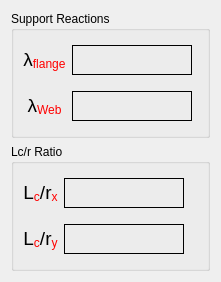
          <widget class="QWidget" name="tab_2">
           <attribute name="title">
            <string>Compactness and local buckling</string>
           </attribute>
           <layout class="QVBoxLayout" name="verticalLayout_3">
            <item>
             <widget class="QGroupBox" name="groupBox_9">
              <property name="title">
               <string>Support Reactions</string>
              </property>
              <layout class="QGridLayout" name="gridLayout_18">
               <item row="0" column="1">
                <widget class="QLabel" name="label_24">
                 <property name="minimumSize">
                  <size>
                   <width>120</width>
                   <height>30</height>
                  </size>
                 </property>
                 <property name="maximumSize">
                  <size>
                   <width>120</width>
                   <height>30</height>
                  </size>
                 </property>
                 <property name="font">
                  <font>
                   <pointsize>12</pointsize>
                  </font>
                 </property>
                 <property name="frameShape">
                  <enum>QFrame::Box</enum>
                 </property>
                 <property name="text">
                  <string/>
                 </property>
                </widget>
               </item>
               <item row="0" column="0">
                <widget class="QLabel" name="label_23">
                 <property name="minimumSize">
                  <size>
                   <width>0</width>
                   <height>40</height>
                  </size>
                 </property>
                 <property name="maximumSize">
                  <size>
                   <width>160</width>
                   <height>16777215</height>
                  </size>
                 </property>
                 <property name="font">
                  <font>
                   <family>MS Shell Dlg 2</family>
                   <pointsize>12</pointsize>
                   <weight>50</weight>
                   <bold>false</bold>
                  </font>
                 </property>
                 <property name="text">
                  <string>&lt;html&gt;&lt;head/&gt;&lt;body&gt;&lt;p&gt;&lt;span style=&quot; font-size:14pt;&quot;&gt;λ&lt;/span&gt;&lt;span style=&quot; font-size:14pt; color:#ff0000; vertical-align:sub;&quot;&gt;flange&lt;/span&gt;&lt;/p&gt;&lt;/body&gt;&lt;/html&gt;</string>
                 </property>
                 <property name="alignment">
                  <set>Qt::AlignCenter</set>
                 </property>
                </widget>
               </item>
               <item row="1" column="1">
                <widget class="QLabel" name="label_29">
                 <property name="minimumSize">
                  <size>
                   <width>120</width>
                   <height>30</height>
                  </size>
                 </property>
                 <property name="maximumSize">
                  <size>
                   <width>120</width>
                   <height>30</height>
                  </size>
                 </property>
                 <property name="font">
                  <font>
                   <pointsize>12</pointsize>
                  </font>
                 </property>
                 <property name="frameShape">
                  <enum>QFrame::Box</enum>
                 </property>
                 <property name="text">
                  <string/>
                 </property>
                </widget>
               </item>
               <item row="1" column="0">
                <widget class="QLabel" name="label_28">
                 <property name="minimumSize">
                  <size>
                   <width>0</width>
                   <height>40</height>
                  </size>
                 </property>
                 <property name="maximumSize">
                  <size>
                   <width>160</width>
                   <height>16777215</height>
                  </size>
                 </property>
                 <property name="font">
                  <font>
                   <family>MS Shell Dlg 2</family>
                   <pointsize>12</pointsize>
                   <weight>50</weight>
                   <bold>false</bold>
                  </font>
                 </property>
                 <property name="text">
                  <string>&lt;html&gt;&lt;head/&gt;&lt;body&gt;&lt;p&gt;&lt;span style=&quot; font-size:14pt;&quot;&gt;λ&lt;/span&gt;&lt;span style=&quot; font-size:14pt; color:#ff0000; vertical-align:sub;&quot;&gt;Web&lt;/span&gt;&lt;/p&gt;&lt;/body&gt;&lt;/html&gt;</string>
                 </property>
                 <property name="alignment">
                  <set>Qt::AlignCenter</set>
                 </property>
                </widget>
               </item>
               <item row="0" column="2">
                <widget class="QLabel" name="label_54">
                 <property name="minimumSize">
                  <size>
                   <width>0</width>
                   <height>40</height>
                  </size>
                 </property>
                 <property name="maximumSize">
                  <size>
                   <width>160</width>
                   <height>16777215</height>
                  </size>
                 </property>
                 <property name="font">
                  <font>
                   <family>MS Shell Dlg 2</family>
                   <pointsize>12</pointsize>
                   <weight>75</weight>
                   <bold>true</bold>
                  </font>
                 </property>
                 <property name="text">
                  <string>&lt;html&gt;&lt;head/&gt;&lt;body&gt;&lt;p&gt;&lt;br/&gt;&lt;/p&gt;&lt;/body&gt;&lt;/html&gt;</string>
                 </property>
                 <property name="alignment">
                  <set>Qt::AlignCenter</set>
                 </property>
                </widget>
               </item>
               <item row="1" column="2">
                <widget class="QLabel" name="label_55">
                 <property name="minimumSize">
                  <size>
                   <width>0</width>
                   <height>40</height>
                  </size>
                 </property>
                 <property name="maximumSize">
                  <size>
                   <width>160</width>
                   <height>16777215</height>
                  </size>
                 </property>
                 <property name="font">
                  <font>
                   <family>MS Shell Dlg 2</family>
                   <pointsize>12</pointsize>
                   <weight>75</weight>
                   <bold>true</bold>
                  </font>
                 </property>
                 <property name="text">
                  <string>&lt;html&gt;&lt;head/&gt;&lt;body&gt;&lt;p&gt;&lt;br/&gt;&lt;/p&gt;&lt;/body&gt;&lt;/html&gt;</string>
                 </property>
                 <property name="alignment">
                  <set>Qt::AlignCenter</set>
                 </property>
                </widget>
               </item>
              </layout>
             </widget>
            </item>
            <item>
             <widget class="QGroupBox" name="groupBox_10">
              <property name="title">
               <string>Lc/r Ratio</string>
              </property>
              <layout class="QGridLayout" name="gridLayout_19">
               <item row="0" column="1">
                <widget class="QLabel" name="label_56">
                 <property name="minimumSize">
                  <size>
                   <width>120</width>
                   <height>30</height>
                  </size>
                 </property>
                 <property name="maximumSize">
                  <size>
                   <width>120</width>
                   <height>30</height>
                  </size>
                 </property>
                 <property name="font">
                  <font>
                   <pointsize>12</pointsize>
                  </font>
                 </property>
                 <property name="frameShape">
                  <enum>QFrame::Box</enum>
                 </property>
                 <property name="text">
                  <string/>
                 </property>
                </widget>
               </item>
               <item row="0" column="0">
                <widget class="QLabel" name="label_57">
                 <property name="minimumSize">
                  <size>
                   <width>0</width>
                   <height>40</height>
                  </size>
                 </property>
                 <property name="maximumSize">
                  <size>
                   <width>160</width>
                   <height>16777215</height>
                  </size>
                 </property>
                 <property name="font">
                  <font>
                   <family>MS Shell Dlg 2</family>
                   <pointsize>12</pointsize>
                   <weight>50</weight>
                   <bold>false</bold>
                  </font>
                 </property>
                 <property name="text">
                  <string>&lt;html&gt;&lt;head/&gt;&lt;body&gt;&lt;p&gt;&lt;span style=&quot; font-size:14pt;&quot;&gt;L&lt;/span&gt;&lt;span style=&quot; font-size:14pt; color:#ff0000; vertical-align:sub;&quot;&gt;c&lt;/span&gt;&lt;span style=&quot; font-size:14pt;&quot;&gt;/r&lt;/span&gt;&lt;span style=&quot; font-size:14pt; color:#ff0000; vertical-align:sub;&quot;&gt;x&lt;/span&gt;&lt;/p&gt;&lt;/body&gt;&lt;/html&gt;</string>
                 </property>
                 <property name="alignment">
                  <set>Qt::AlignCenter</set>
                 </property>
                </widget>
               </item>
               <item row="1" column="1">
                <widget class="QLabel" name="label_58">
                 <property name="minimumSize">
                  <size>
                   <width>120</width>
                   <height>30</height>
                  </size>
                 </property>
                 <property name="maximumSize">
                  <size>
                   <width>120</width>
                   <height>30</height>
                  </size>
                 </property>
                 <property name="font">
                  <font>
                   <pointsize>12</pointsize>
                  </font>
                 </property>
                 <property name="frameShape">
                  <enum>QFrame::Box</enum>
                 </property>
                 <property name="text">
                  <string/>
                 </property>
                </widget>
               </item>
               <item row="1" column="0">
                <widget class="QLabel" name="label_59">
                 <property name="minimumSize">
                  <size>
                   <width>0</width>
                   <height>40</height>
                  </size>
                 </property>
                 <property name="maximumSize">
                  <size>
                   <width>160</width>
                   <height>16777215</height>
                  </size>
                 </property>
                 <property name="font">
                  <font>
                   <family>MS Shell Dlg 2</family>
                   <pointsize>12</pointsize>
                   <weight>50</weight>
                   <bold>false</bold>
                  </font>
                 </property>
                 <property name="text">
                  <string>&lt;html&gt;&lt;head/&gt;&lt;body&gt;&lt;p&gt;&lt;span style=&quot; font-size:14pt;&quot;&gt;L&lt;/span&gt;&lt;span style=&quot; font-size:14pt; color:#ff0000; vertical-align:sub;&quot;&gt;c&lt;/span&gt;&lt;span style=&quot; font-size:14pt;&quot;&gt;/r&lt;/span&gt;&lt;span style=&quot; font-size:14pt; color:#ff0000; vertical-align:sub;&quot;&gt;y&lt;/span&gt;&lt;/p&gt;&lt;/body&gt;&lt;/html&gt;</string>
                 </property>
                 <property name="alignment">
                  <set>Qt::AlignCenter</set>
                 </property>
                </widget>
               </item>
               <item row="0" column="2">
                <widget class="QLabel" name="label_66">
                 <property name="minimumSize">
                  <size>
                   <width>0</width>
                   <height>40</height>
                  </size>
                 </property>
                 <property name="maximumSize">
                  <size>
                   <width>160</width>
                   <height>16777215</height>
                  </size>
                 </property>
                 <property name="font">
                  <font>
                   <family>MS Shell Dlg 2</family>
                   <pointsize>12</pointsize>
                   <weight>75</weight>
                   <bold>true</bold>
                  </font>
                 </property>
                 <property name="text">
                  <string>&lt;html&gt;&lt;head/&gt;&lt;body&gt;&lt;p&gt;&lt;br/&gt;&lt;/p&gt;&lt;/body&gt;&lt;/html&gt;</string>
                 </property>
                 <property name="alignment">
                  <set>Qt::AlignCenter</set>
                 </property>
                </widget>
               </item>
               <item row="1" column="2">
                <widget class="QLabel" name="label_67">
                 <property name="minimumSize">
                  <size>
                   <width>0</width>
                   <height>40</height>
                  </size>
                 </property>
                 <property name="maximumSize">
                  <size>
                   <width>160</width>
                   <height>16777215</height>
                  </size>
                 </property>
                 <property name="font">
                  <font>
                   <family>MS Shell Dlg 2</family>
                   <pointsize>12</pointsize>
                   <weight>75</weight>
                   <bold>true</bold>
                  </font>
                 </property>
                 <property name="text">
                  <string>&lt;html&gt;&lt;head/&gt;&lt;body&gt;&lt;p&gt;&lt;br/&gt;&lt;/p&gt;&lt;/body&gt;&lt;/html&gt;</string>
                 </property>
                 <property name="alignment">
                  <set>Qt::AlignCenter</set>
                 </property>
                </widget>
               </item>
              </layout>
             </widget>
            </item>
           </layout>
          </widget>
